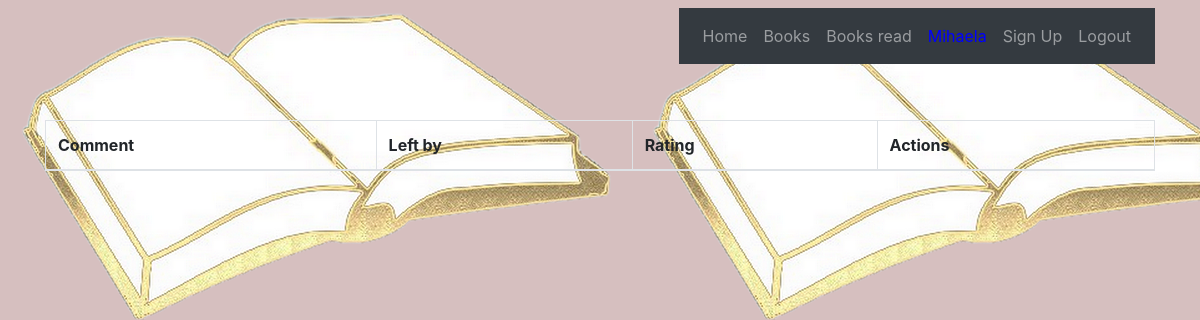
/book/comments/?id_book=2 (signed in), run on an earlier commit of the app's database.
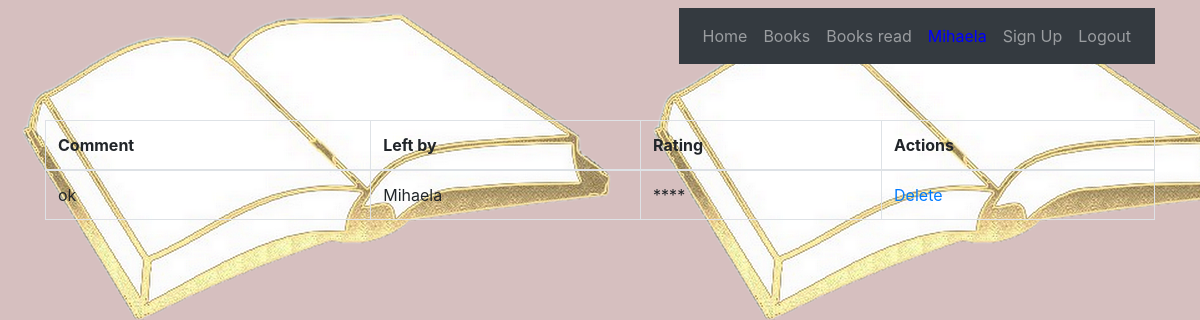
And on a later commit of the database.
### catalog/models.py (models this page shows, shortened)
class Comments(models.Model):
    rating_choices = (('*', '*'), ('**', '**'), ('***', '***'), ('****', '****'), ('*****', '*****'))
    comment_added = models.TextField()
    rating = models.CharField(max_length=20, choices=rating_choices)
    book = models.ForeignKey(Book, on_delete=models.CASCADE)
    user = models.ForeignKey(User, on_delete=models.CASCADE)
    active = models.CharField(default=1, max_length=2)

### catalog/views.py (the view)
# urls.py: path('comments/', views.ShowComments.as_view(), name='list_comments'),
class ShowComments(LoginRequiredMixin, ListView):
    model = Comments
    template_name = 'catalog/comments.html'
    context_object_name = 'all_comments'
    def get_context_data(self, **kwargs):
        context = super(ShowComments, self).get_context_data(**kwargs)
        context['all_comments'] = Comments.objects.filter(book_id=self.request.GET.get('id_book'), active=1)
        return context

### Templates/catalog/comments.html
{% extends 'base.html' %}
{% block content %}
{% load static %}
<br>
<br>
<table class="table table-hover table-bordered">
        <thead>
            <th>Comment</th>
            <th>Left by </th>
            <th>Rating</th>
            <th>Actions</th>
        </thead>
        <tbody>
         {% for item in all_comments %}
            <tr>
                <td> {{ item.comment_added }}</td>
                <td> {{ item.user.first_name }}</td>
                <td> {{ item.rating}}</td>
                <td>
                    {% if request.user.is_superuser == 1 %}
                    <a href="{% url 'catalog:comment_delete' item.id %}"> Delete </a>
                    {% else %}
                    <a href="#" class="nav-link disabled" > Delete </a>
                    {% endif %}
                </td>
            </tr>
         {% endfor %}
        </tbody>
</table>
{% endblock %}

What changed in the data, as far as the page shows it:
added Comments: comment_added "ok", user.first_name "Mihaela", rating "****"
